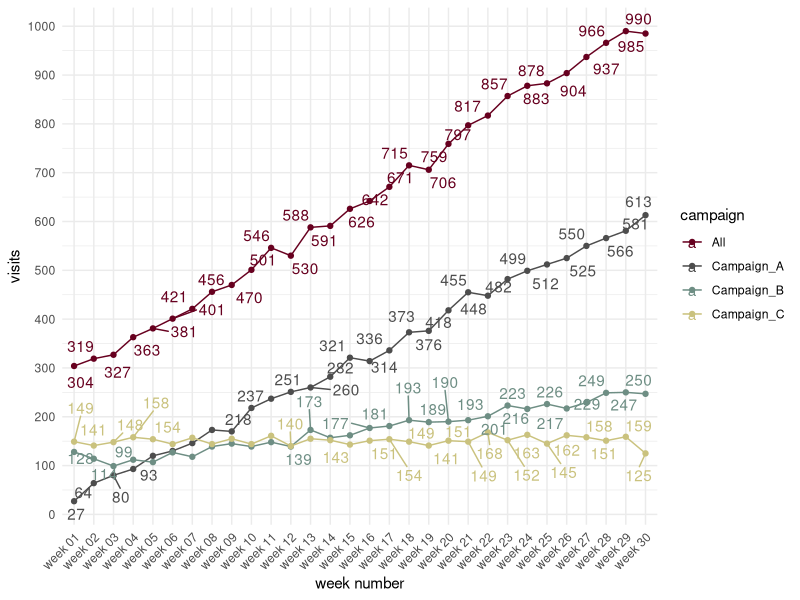
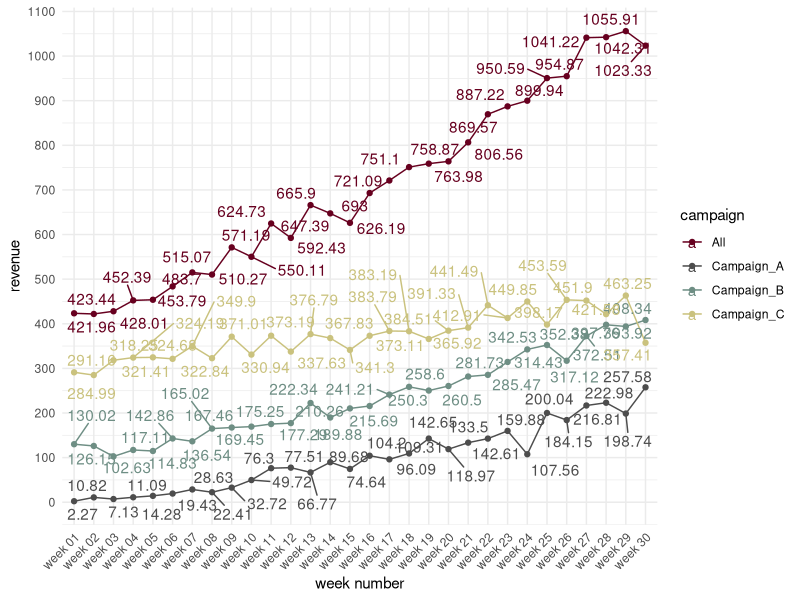
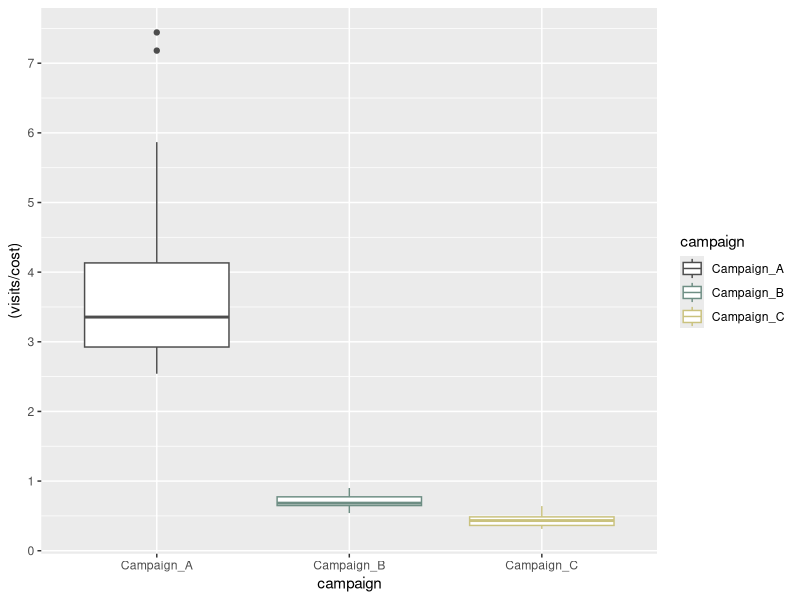
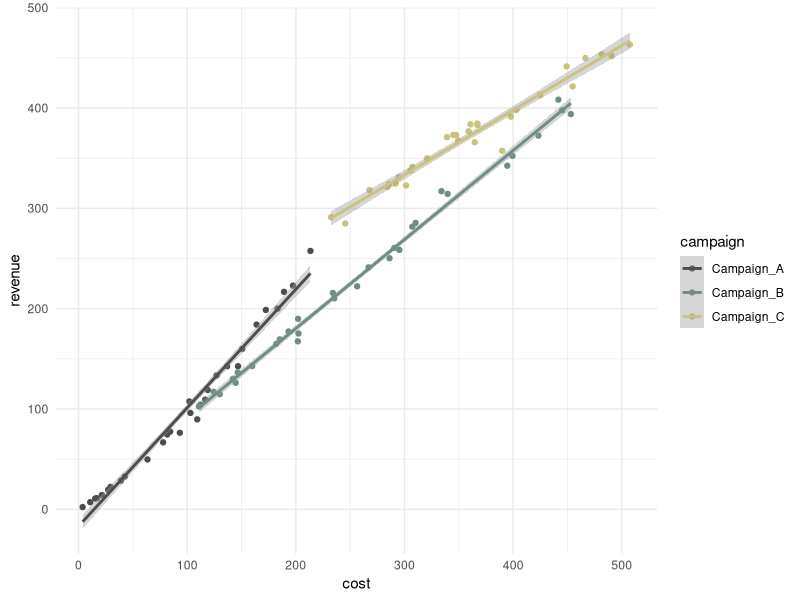
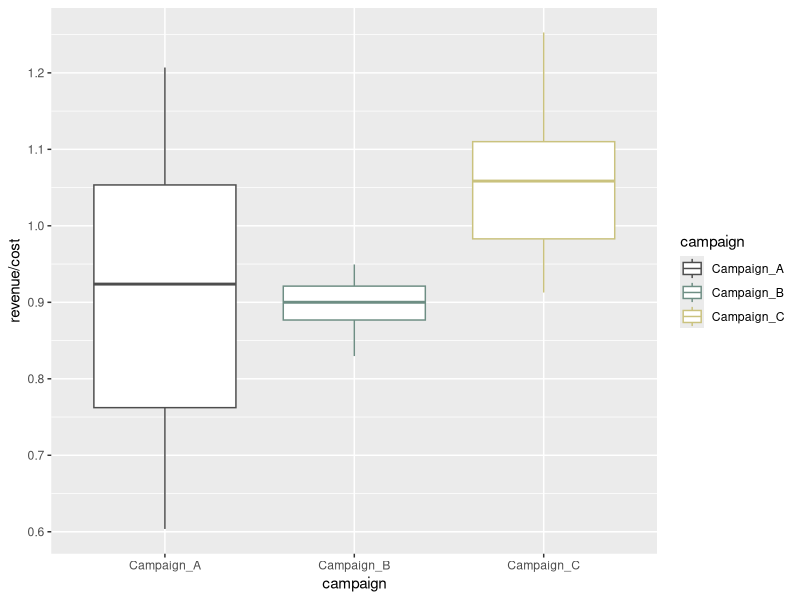
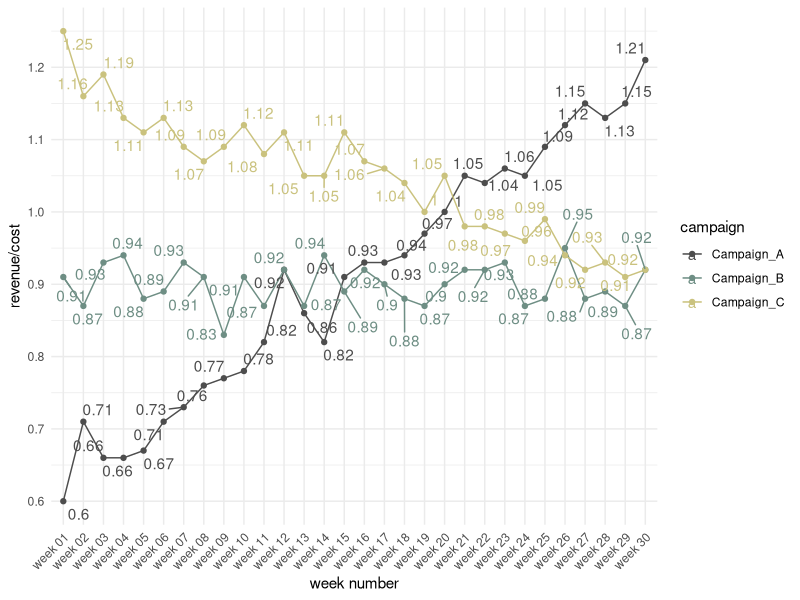
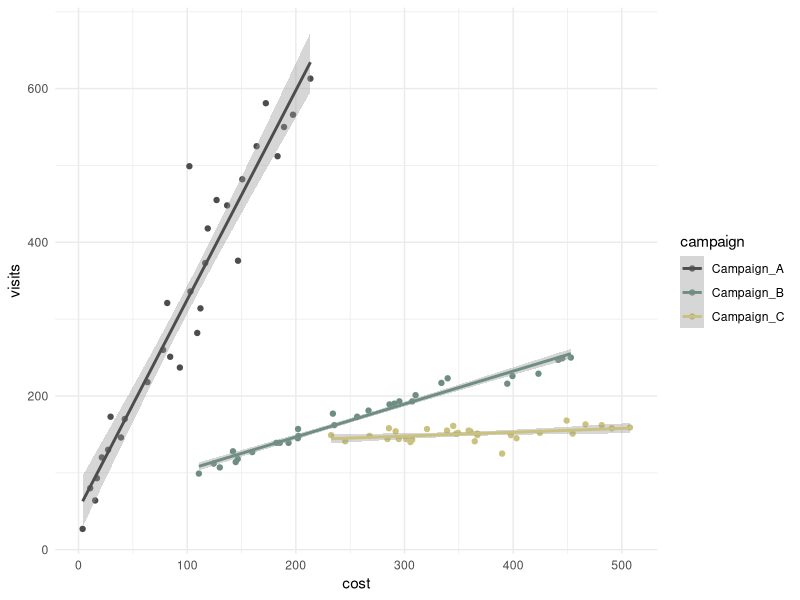
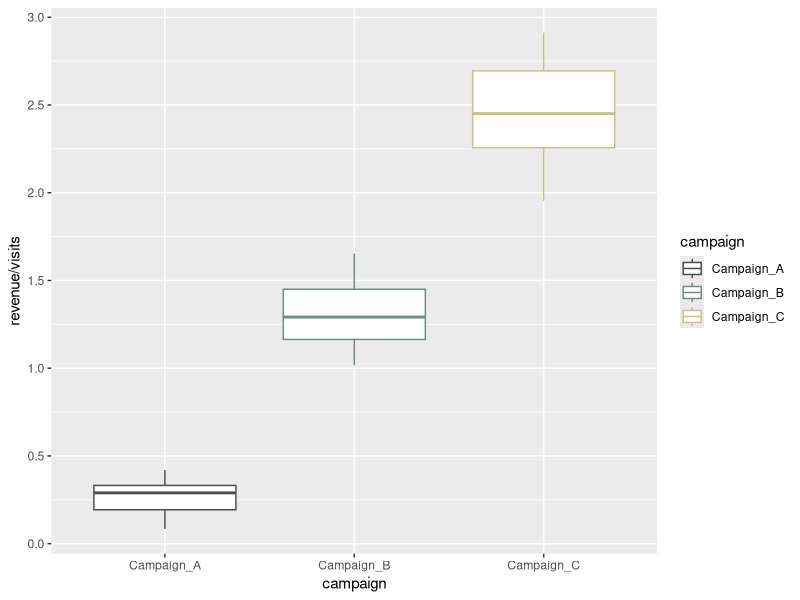

Write R code to recreate these figures, in order. (Note: this script raises an error after producing the figures.)
library(scales)
library(readr)
library(dplyr)
library(stringr)
library(ggplot2)
library(ggrepel)
library(grid)
library(gridExtra)
library(RColorBrewer)
library(lubridate)


### 001_A read-in raw file ####
raw_camp = read_delim('./Dataset/01-campaign-data.csv',
         col_names = TRUE, delim = ';')
View(raw_camp)

### 001_B check for data quality ####
any(is.na(raw_camp))
any(duplicated(raw_camp))
raw_camp = raw_camp[-which(duplicated(raw_camp)),]
names(raw_camp) = str_to_lower(names(raw_camp))

### 002 all_volumn ####

# is.numeric(raw_camp$revenue) -> ??????return TRUE
# mutate -> ???????????????
group_var = 'week'
all = raw_camp %>% group_by_(.dots = group_var) %>% 
      summarise_if(.predicate = is.numeric, .funs = sum, na.rm=TRUE) %>% 
      mutate(campaign = 'All')

all_volumn = bind_rows(raw_camp, all)

all_volumn$week_prefix = sprintf("week %02d",all_volumn$week)
all_volumn$week = as.character(all_volumn$week)
all_volumn$revenue = round(all_volumn$revenue, digits = 2)
all_volumn$cost = round(all_volumn$cost, digits = 2)
all_volumn$campaign = factor(all_volumn$campaign)
all_volumn$campaign = reorder(all_volumn$campaign, all_volumn$visits, FUN=mean, na.rm=TRUE)
all_volumn$campaign = factor(all_volumn$campaign, levels = rev(levels(all_volumn$campaign)))
View(all_volumn)
str(all_volumn)
# calculate the avg growth rate
all_volumn2 = all_volumn %>% group_by(campaign) %>% arrange(campaign, week_prefix) %>% 
      mutate(net_profit = round(revenue - cost, digits=2),
             net_profit_grow = round((net_profit - lag(net_profit))/lag(abs(net_profit)),digits=4),
             visits_grow = round((visits - lag(visits))/lag(visits),digits=4),
             revenue_grow = round((revenue - lag(revenue))/lag(revenue),digits=4),
             cost_grow = round((cost - lag(cost))/lag(cost),digits=4))
# calculate the ratio of visits, revenue, cost 
all_volumn2 = all_volumn2 %>% group_by(campaign) %>% 
      mutate(visits_cost_ratio = (visits/cost),
             revenue_cost_ratio = (revenue/cost),
             revenue_visits_ratio = (revenue/visits))
View(all_volumn2)


### 003_A all_volumn3 ####
all_volumn3 = all_volumn2[all_volumn2$campaign != 'All',] %>% group_by(week) %>% 
      mutate(revenue_sum = sum(revenue, na.rm=TRUE),
             revenue_share = round(revenue/revenue_sum, digits=4))
View(all_volumn3)


### 003_B all_volumn_pivot, which calculates the derived columns ####
all_volumn_pivot = all_volumn2 %>% group_by(campaign) %>% 
      summarise_if(.predicate= is.numeric, .funs = c(min=min,mean=mean,median=median,max=max,sum=sum), na.rm=TRUE)
View(all_volumn_pivot)


### 004 plot01 ####
plot01 = ggplot(all_volumn2, aes(x=week_prefix, y=visits, group=campaign, col=campaign)) +
      geom_line() + geom_point() + geom_text_repel(aes(label=visits)) +
      scale_y_continuous(breaks = pretty_breaks(n = 10)) +
      scale_color_manual(values=c("#67001F","#4D4D4D","#6E8E84","#CAC27E")) +
      xlab("week number") +
      theme_minimal() +
      theme(legend.position = "right") +
      theme(axis.text.x = element_text(angle = 45, hjust = 1))
      # theme(axis.title.x=element_blank(),
      #       axis.text.x=element_blank(),
      #       axis.ticks.x=element_blank())

plot01

### notes: does the market grow or shrink or keep steady?
# even though the all visits number is growing, but it's driving force mainly from single campaign,
# it is hard to tell.
# but as we can see, campaign aldebaran keeps attracting traffic to our website.

### 005 plot02 ####
plot02 = ggplot(all_volumn2, aes(x=week_prefix, y=revenue, group=campaign, col=campaign)) +
      geom_line() + geom_point() + geom_text_repel(aes(label=revenue)) +
      scale_y_continuous(breaks = pretty_breaks(n = 10)) +
      scale_color_manual(values=c("#67001F","#4D4D4D","#6E8E84","#CAC27E")) +
      xlab("week number") +
      theme_minimal() +
      theme(legend.position = "right") +
      theme(axis.text.x = element_text(angle = 45, hjust = 1))
# theme(axis.title.x=element_blank(),
#       axis.text.x=element_blank(),
#       axis.ticks.x=element_blank())

plot02


### notes: which campgin brings in the most gross revenue?
# but from the gross revenue perspective, aldebaran brings in the least revenue
# while cottington now brings in the most gross revenue, it's performance remain steady
# but bartledan and aldebaran's gross revenue keeps growing over the course

plot03_D = ggplot(all_volumn2[all_volumn2$campaign != 'All',], aes(x = campaign, y = (visits/cost), group=campaign, col=campaign)) +
      geom_boxplot() + scale_color_manual(values=c("#4D4D4D","#6E8E84","#CAC27E")) +
      scale_y_continuous(breaks = pretty_breaks(n = 10))
# geom_smooth(method=lm) +
# theme_minimal()
plot03_D

plot03_E = ggplot(all_volumn2[all_volumn2$campaign != 'All',], aes(x = cost, y = revenue, group=campaign, col=campaign)) +
      geom_point() + scale_color_manual(values=c("#4D4D4D","#6E8E84","#CAC27E")) +
      geom_smooth(method=lm) +
      theme_minimal()
plot03_E


### 006 plot03_A ####
plot03_A = ggplot(all_volumn2[all_volumn2$campaign != 'All',], aes(x = campaign, y = (revenue/cost), group=campaign, col=campaign)) +
      geom_boxplot() + scale_color_manual(values=c("#4D4D4D","#6E8E84","#CAC27E")) +
      scale_y_continuous(breaks = pretty_breaks(n = 10)) +
      ylab("revenue/cost")
# geom_smooth(method=lm) +
# theme_minimal()
plot03_A

### 007 plot03_B ####
plot03_B = ggplot(all_volumn2[all_volumn2$campaign != 'All',], 
                  aes(x=week_prefix, y=round(revenue/cost, digits=2), group=campaign, col=campaign)) +
      geom_line() + geom_point() + geom_text_repel(aes(label=round(revenue/cost, digits=2))) +
      scale_y_continuous(breaks = pretty_breaks(n = 10)) +
      scale_color_manual(values=c("#4D4D4D","#6E8E84","#CAC27E")) +
      xlab("week number") +
      ylab("revenue/cost") +
      theme_minimal() +
      theme(legend.position = "right") +
      theme(axis.text.x = element_text(angle = 45, hjust = 1))
plot03_B


### 008 plot03_C ####
plot03_C = ggplot(all_volumn2[all_volumn2$campaign != 'All',], aes(x = cost, y = visits, group=campaign, col=campaign)) +
      geom_point() + scale_color_manual(values=c("#4D4D4D","#6E8E84","#CAC27E")) +
      geom_smooth(method=lm) +
      theme_minimal()
plot03_C


### notes: which campaign is most efficient and effecitve in traffic and revenue generating?
### on the cost efficieny perspective
# obviously, aldebaran is definitely the most effecitve traffic generating campaign.
# while notice that no matter how much money cottington spends, it seems no effect on traffic generating.

# but observing the trend, we can tell that aldebaran keeps improving on its revenue/cost ratio,
# while cottington's ratio keeps deteriating.
# and aldebaran has been outperforming others for quite a few weekdays.
# it seems a steady trend.


### 008 plot04_A ####
plot04_A = ggplot(all_volumn2[all_volumn2$campaign != 'All',], aes(x = campaign, y = (revenue/visits), group=campaign, col=campaign)) +
      geom_boxplot() + scale_color_manual(values=c("#4D4D4D","#6E8E84","#CAC27E")) +
      scale_y_continuous(breaks = pretty_breaks(n = 10)) +
      ylab("revenue/visits")
plot04_A

### 009 plot04_B ####
plot04_B = ggplot(all_volumn2[all_volumn2$campaign != 'All',],
                  aes(x = week_prefix, y = cost, group = campaign, col = campaign)) +
      geom_line() +
      geom_text_repel(aes(label=cost)) +
      scale_y_continuous(breaks = pretty_breaks(n = 10)) +
      scale_color_manual(values=c("#4D4D4D","#6E8E84","#CAC27E")) +
      xlab("week number") +
      theme_minimal() +
      theme(legend.position = "right") +
      theme(axis.text.x = element_text(angle = 45, hjust = 1))
plot04_B

### 010 plot04_C ####
plot04_C = ggplot(all_volumn3, aes(x=week_prefix,y=revenue_share, fill=campaign)) + 
      geom_bar(stat = "identity", position = 'stack') +
      scale_fill_manual(values=c("#4D4D4D","#6E8E84","#CAC27E")) +
      scale_y_continuous(breaks = seq(0.1,1,by=0.1), labels = sprintf("%s%%",seq(10,100,by=10))) +
      ylab("revenue share") +
      xlab("week number") +
      theme_minimal() +
      theme(axis.text.x = element_text(angle = 45, hjust = 1))
plot04_C

### 011 plot04_D ####
plot04_D = ggplot(all_volumn3, aes(x=week_prefix,y=round(revenue-cost,digits=2), fill=campaign)) +
      geom_bar(stat="identity", position = "dodge") + 
      scale_y_continuous(breaks = pretty_breaks(n = 10)) +
      scale_fill_manual(values=c("#4D4D4D","#6E8E84","#CAC27E")) +
      ylab("net profit") +
      xlab("week number") +
      theme_minimal() +
      theme(legend.position = "right") +
      theme(axis.text.x = element_text(angle = 45, hjust = 1))
plot04_D
      
# use gridExtra package to arrange two charts together
layout = rbind(c(1,1),
               c(2,2))
plot_mix = grid.arrange(grobs=list(plot04_C,plot04_D), layout_matirx = layout)
plot_mix



plot04_E = ggplot(all_volumn[all_volumn$campaign != 'All',], 
                  aes(x=week_prefix, y=round(revenue/visits, digits=2), group=campaign, col=campaign)) +
      geom_line() + geom_point() + geom_text_repel(aes(label=round(revenue/visits, digits=2))) +
      scale_y_continuous(breaks = pretty_breaks(n = 10)) +
      scale_color_manual(values=c("#4D4D4D","#6E8E84","#CAC27E")) +
      xlab("week number") +
      theme_minimal() +
      theme(legend.position = "right") +
      theme(axis.text.x = element_text(angle = 45, hjust = 1))
plot04_E



### notes: on the traffic quality perspective, what campaign's traffic is most valuable?
# we can tell that even though cottington's traffic is very valuable,
# but it seems the campaign already reaches all its potential customer based on the certain cost.
# more spend will not increase its traffic and its revenue, but only to decrease the cost efficiency.


### 012 fit linear model ####
fit.visits.lm = lm(data=all_volumn3[all_volumn3$campaign == 'Campaign_A',],
                   formula=visits ~ cost)
summary(fit.visits.lm)
names(summary(fit.visits.lm))
summary(fit.visits.lm)$adj.r.squared
names(fit.visits.lm)
fit.visits.lm$coefficients
predict(fit.visits.lm, newdata = data.frame(cost = c(250)), interval = "confidence")

fit.revenue.lm = lm(data=all_volumn3[all_volumn3$campaign == 'Aldebaran',],
                   formula=revenue ~ cost)
summary(fit.revenue.lm)
names(summary(fit.revenue.lm))
summary(fit.revenue.lm)$adj.r.squared
names(fit.revenue.lm)
fit.revenue.lm$coefficients
predict(fit.revenue.lm, newdata = data.frame(cost = c(250)), interval = "confidence")

# Although there are still some assumptions needed to be assessed, but considering the high
# R squared score and for the purpose of breity. There will not be mentioned here.


### 013 read-in raw file for session dataset ####
raw_sess = read_delim('./Dataset/02-session-data.csv',
                      col_names = TRUE, delim = ';',
                      col_types = cols(
                            session = col_character(),
                            session_start_text = col_time(format = "%H:%M:%S"),
                            session_end_text = col_time(format = "%H:%M:%S"),
                            clickouts = col_integer(),
                            booking = col_integer()
                      ))

View(raw_sess)

### 014 check for data quality ####
any(is.na(raw_sess))
any(duplicated(raw_sess))

if (length(which(duplicated(raw_sess)))) {
      raw_sess = raw_sess[-which(duplicated(raw_sess)),]
}

names(raw_sess) = str_to_lower(names(raw_sess))
names(raw_sess)[which(names(raw_sess) == "session_start_text")] = "session_start_time"
names(raw_sess)[which(names(raw_sess) == "session_end_text")] = "session_end_time"

### 015 sess_derived ####
sess_derived = raw_sess %>% 
      mutate(hour = sprintf("%02d",hour(session_start_time)),
             booking = factor(booking),
             stay_time = as.numeric(session_end_time - session_start_time)) %>% 
      ungroup()

# remove negative stay_time

if (length(which(sess_derived$stay_time < 0))) {
      sess_derived = sess_derived[-which(sess_derived$stay_time < 0),]
}
View(sess_derived)
str(sess_derived)

# some observations are omited because they have negtive duration time on websites.
# around 13 observations are removed.


### 016 sess_derived_h ####
sess_derived_h = sess_derived %>% group_by(hour,booking) %>% 
      summarise(hour_count = n(),
                stay_time_mean=mean(stay_time,na.rm=TRUE),
                stay_time_median=median(stay_time, na.rm=TRUE),
                clickouts_mean=mean(clickouts,na.rm=TRUE),
                clickouts_median=median(clickouts,na.rm=TRUE)) %>% 
      ungroup() %>% 
      group_by(booking) %>% 
      mutate(hour_count_median = median(hour_count,na.rm=TRUE),
             hour_count_above_median = factor(ifelse(hour_count >= hour_count_median,1,0)))

View(sess_derived_h)


### 017 sess_derived2 ####
# which is appended with the flag for 'hour_count_above_median' 
sess_derived2 = sess_derived %>% 
      left_join(sess_derived_h[,c("booking","hour","hour_count_above_median")], by = c("hour"="hour","booking"="booking"))

View(sess_derived2)

### 016 descriptive statistics ####


# for now we will not dive into the web surfers who did not book.
# for they always represents the major population.
# in order to avoid the noise brought up by these web surfers.
# and discover some insights
# we will focus on the customers who actually booked.


# we will dig into two aspects in this analysis.
# One is the best timing for marketer to communicate with potential customers.
# The other is seperating two catogories of customers, one is the fast decision maker.
# the second is the long time decision maker. They represents different personal traits,
# hence implys different marketing strategy.

### 018 The Distribution of Appearing For Both Type of Visitors ####
plot05_A = ggplot(sess_derived2, aes(x=as.numeric(hour), col=booking)) + 
      geom_density() +
      scale_y_continuous(breaks = pretty_breaks(n = 10)) +
      scale_x_continuous(breaks = seq(0,23,by=1)) +
      scale_color_manual(values = c("#1A476F","#90353B")) +
      labs(fill="booking or not") +
      ylab("appearing distribution") +
      xlab("hour") +
      theme_minimal()
plot05_A

### 019 the distribution of session duration time for both type of visitors ####
plot05_B = ggplot(sess_derived2, aes(x=booking,y=stay_time,fill=booking)) +
      geom_boxplot() +
      scale_y_continuous(breaks = pretty_breaks(n = 20)) +
      scale_fill_manual(values = c("#1A476F","#90353B")) +
      labs(fill="booking or not") +
      ylab("session duration time") +
      theme_minimal()
plot05_B


### 020 the appearing time of the day for booking visitors ####
plot06_A = ggplot(sess_derived_h[sess_derived_h$booking==1,], aes(x=hour, y=hour_count, fill=hour_count_above_median)) + 
      geom_bar(stat='identity') +
      scale_y_continuous(breaks = pretty_breaks(n = 10)) +
      scale_fill_manual(values = c("#D9D9D9", "#FB6A4A")) +
      geom_text(aes(y = hour_count, label = hour_count), vjust = 1.5) +
      labs(fill="above median booking number") +
      ylab("booking number") +
      theme_minimal()
plot06_A


### 021 the distribution of session duration time over 24 hours range ####
plot06_B = ggplot(sess_derived2[sess_derived2$booking==1,], aes(x=hour,y=stay_time,fill=hour_count_above_median)) +
      geom_boxplot() +
      scale_y_continuous(breaks = pretty_breaks(n = 20)) +
      scale_fill_manual(values = c("#D9D9D9", "#FB6A4A")) +
      labs(fill="above median booking number") +
      ylab("session duration time") +
      theme_minimal()
plot06_B


plot06_C = ggplot(sess_derived_h[sess_derived_h$booking==1,], aes(x=hour,y=stay_time_median, fill=hour_count_above_median)) +
      geom_bar(stat='identity') +
      scale_y_continuous(breaks = pretty_breaks(n = 20)) +
      scale_fill_manual(values = c("#D9D9D9", "#FB6A4A")) +
      geom_text(aes(y = stay_time_median, label = stay_time_median), vjust = 1.5) +
      labs(fill="above median hour booking") +
      ylab("median staying time") +
      theme_minimal()
plot06_C


# it seems like there is not connection between customer's staying time and their timing of presence.
# if we compare the distribution of staying time between the cusomter who booked and the ones didn't.
# the same conclusion prevails.



# we can tell actually the staying time of customer does not affect the propensity of booking.



### 022 ANOVA test ####
View(sess_derived2)
fit.session.anova = aov(formula = stay_time ~ factor(hour), 
                        data = sess_derived2[sess_derived2$booking==1,])
summary(fit.session.anova)

fit.session.high_booking_hour.anova = aov(formula = stay_time ~ factor(hour_count_above_median), 
                             data = sess_derived2[sess_derived2$booking==1,])
summary(fit.session.high_booking_hour.anova)



# The anova F test shows that it is not significant (with p-value 0.09)

# let's put it this way, (session_duration_time ~ above_median_hour_booking)
# and another one (session_duration_time ~ hour)
# both shows that there is no relationship between session_duration_time and the other variables.

# we should have more information in order to predict vistors' behavior precisely.